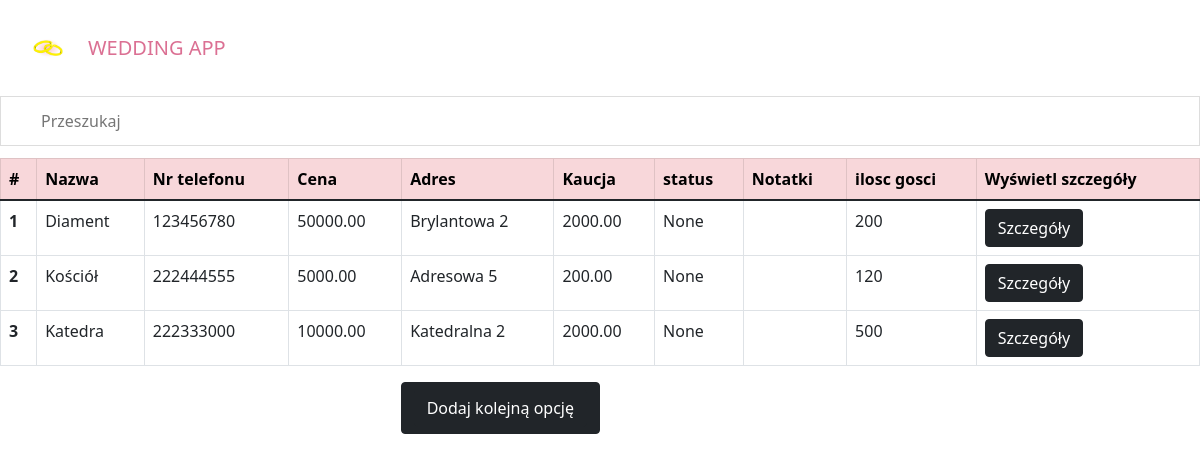
The page /ceremony_places on the database its author committed.
### wedding/models.py (models this page shows, shortened)
class StandardInfo(models.Model):
    name = models.CharField(max_length=100)
    phone_number = models.CharField(max_length=9)
    email_address = models.CharField(max_length=30, null=True,blank=True)
    price = models.DecimalField(max_digits=8,decimal_places=2)
    address = models.CharField(max_length = 100,null=True, blank=True)
    caution = models.DecimalField(max_digits=8, decimal_places=2)
    approved = models.BooleanField(blank = True, null=True)
    notes = models.TextField(blank=True, null=True)
    class Meta:
        abstract = True

class CeremonyPlace(StandardInfo):
    guest_capacity = models.PositiveIntegerField()
    def get_absolute_url(self):
        return reverse('ceremony_place-detail', kwargs={'pk' : self.pk})
    def get_add_url(self):
        return reverse('ceremony_place-add')

### wedding/views.py (the view)
# urls.py: path('ceremony_places', views.CeremonyPlaceListView.as_view(), name='ceremony_places_list'),
class CeremonyPlaceListView(ListView):
    model = CeremonyPlace

### wedding/templatetags/tags.py (called while the page is built)
@register.inclusion_tag('wedding/table.html')
def get_table(queryset):
    item = queryset.first()
    columns = [k for k,v in item.__dict__.items() if k != '_state' and k != 'id' and k!='email_address']
    items = [item for item in queryset]
    column_labels = []
    for idx, key in enumerate(columns):
        if key in labels.keys():
            column_labels.append(labels[key])
    print("*******************")
    print(items)
    print("*******************")
    print("********COLUMNS***********")
    print(columns)
    print("*******************")
    print("********COLUMNS LABELS***********")
    print(column_labels)
    print("*******************")
    add_url = item.get_add_url()
    return {'items' : items, 'columns' : columns,'column_labels': column_labels ,'add_url':add_url}

@register.simple_tag(name='get_attribute_for_object')
def get_attribute_for_object(obj, attribute_name, *args):
    attribute = getattr(obj, attribute_name)
    return attribute

### wedding/templates/wedding/ceremonyplace_list.html
{% extends 'index.html' %}
{% load static %}
{% load tags %}
{% block content %}
{% if object_list %}
  {% get_table object_list%}
  {% else %}
  <div style="text-align:center">
  <h5>Nie dodałeś jeszcze żadnego miejsca ślubu</h5>
  <button type="submit" class="btn btn-dark"> <a href={% url 'ceremony_place-add' %} >Dodaj dodaj miejsce ślubu</a></button>
  </div>
  {% endif %}
{% endblock %}

### wedding/templates/wedding/table.html (shortened to what this page needs)
{% load static %}
{% load tags %}
<link rel="stylesheet" type="text/css" href="{% static 'wedding/table.css' %}">
<input type="text" id="myInput" onkeyup="searchFunction()" placeholder="Przeszukaj ">
<table class="table table-bordered" id="myTable">
    <thead>
        <tr class="table-danger">
            <th scope="col" onclick="sortTableById()">#</th>
            {% for column in column_labels %}
                <th scope="col", onclick="sortTable({{forloop.counter|add:-1}})">{{column}}</th>
            {% endfor %}
            <th scope="col"> Wyświetl szczegóły</th>
            </tr>
    <tbody>
    {% for item in items %}
    <tr>
        <th scope="row">{{forloop.counter}}</th>
        {% for column in columns %}
        <td>{% get_attribute_for_object item column%}</td>
        {% endfor %}
        <td><a href={{ item.get_absolute_url }} class="btn btn-dark">Szczegóły</a></td>
      </tr>
    {% endfor %}
    </tbody>
  </table>
  <button type="submit" class="btn btn-dark" style="position: absolute; right: 50%;"><a href={{ add_url }} class="btn btn-dark">Dodaj kolejną opcję</a></button>

### wedding/static/wedding/table.css (style rules this page uses)
#myInput { background-image: url('https://www.w3schools.com/css/searchicon.png'); background-position: 10px 12px; background-repeat: no-repeat; width: 100%; font-size: 16px; padding: 12px 20px 12px 40px; border: 1px solid #ddd; margin-bottom: 12px; }

### rows shown on the page
CeremonyPlace: name "Diament" "123456780" "50000.00" "Brylantowa 2" "2000.00" "None" "200"
CeremonyPlace: name "Kościół" "222444555" "5000.00" "Adresowa 5" "200.00" "None" "120"
CeremonyPlace: name "Katedra" "222333000" "10000.00" "Katedralna 2" "2000.00" "None" "500"

### other values the page prints
{{ column }} "Nazwa" "Nr telefonu" "Cena" "Adres" "Kaucja" "status" "Notatki" "ilosc gosci"
